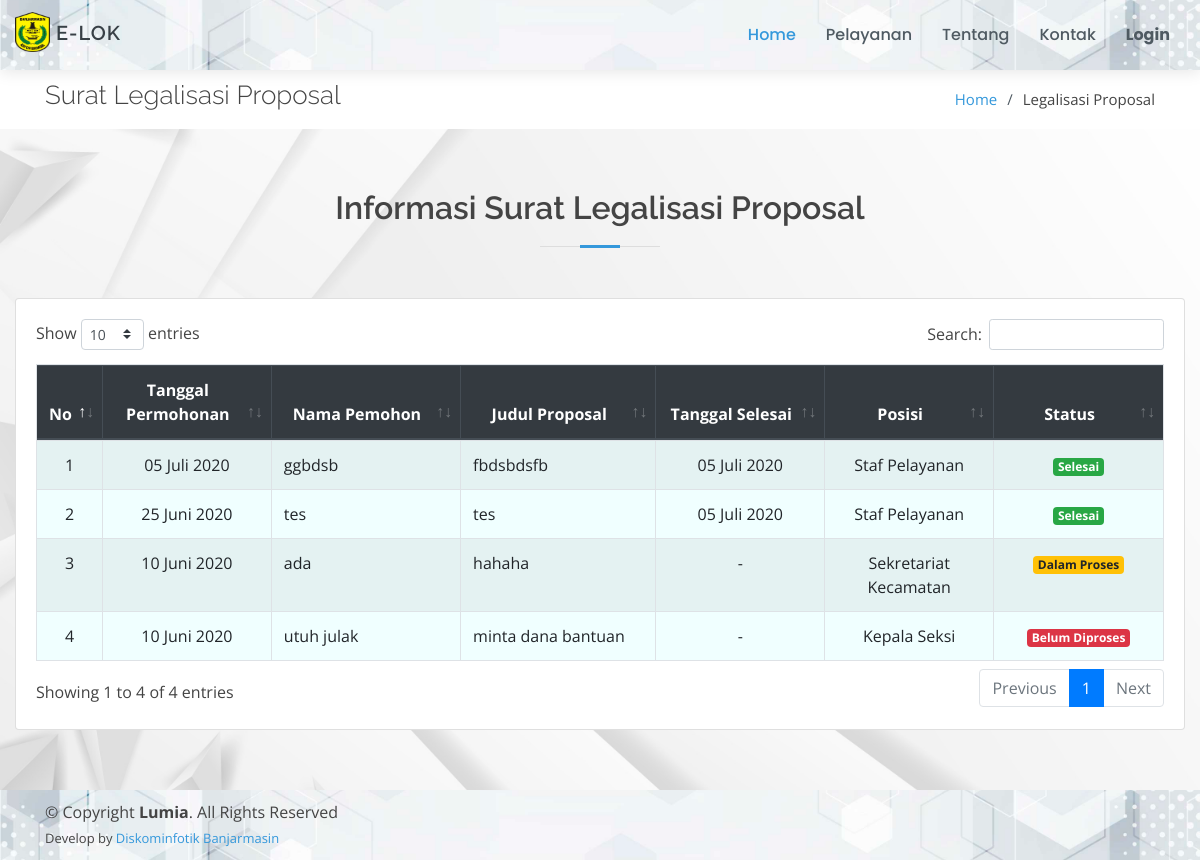
The app's page /page/legalisasi-proposal/index.php, older data.
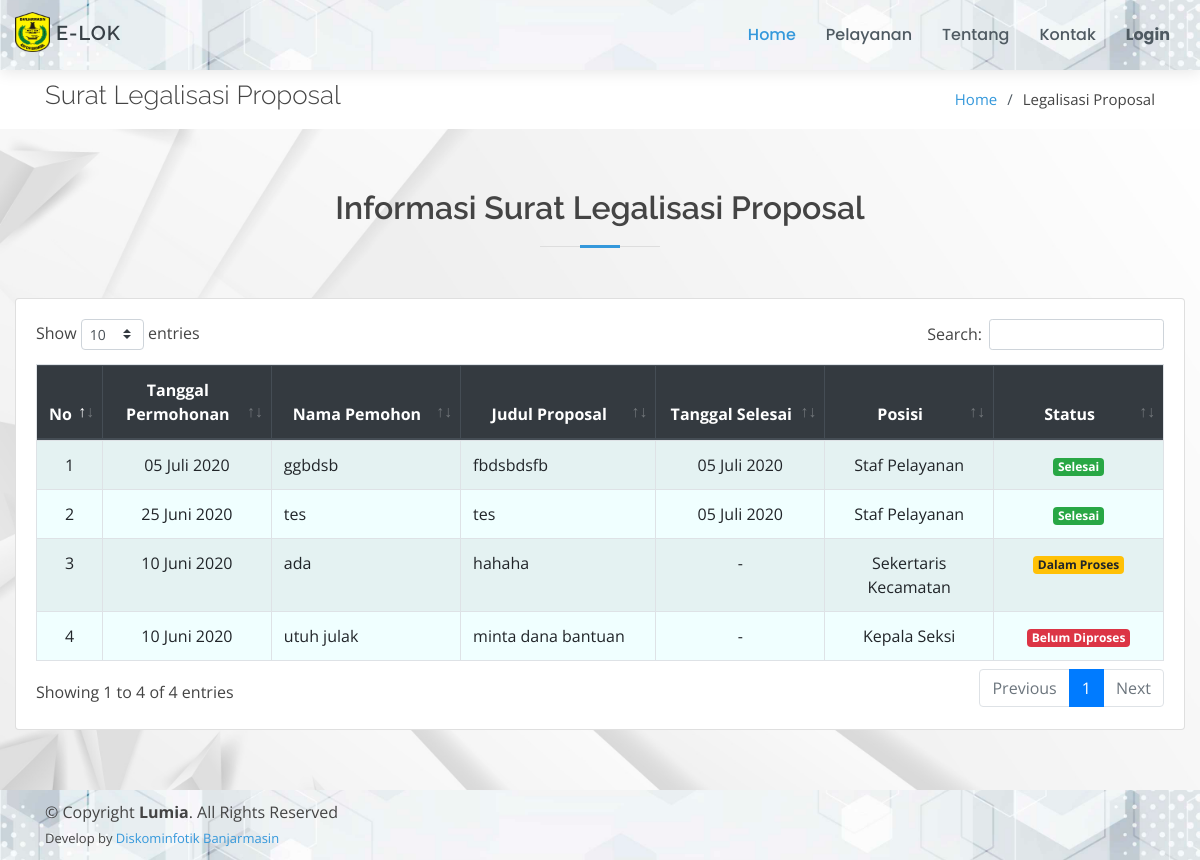
The same page, newer data.
### tables this page shows
CREATE TABLE `legalisasi_proposal` (
  `id_proposal` int(11) NOT NULL,
  `nama` varchar(50) NOT NULL,
  `judul_proposal` text NOT NULL,
  `tgl_permohonan` date NOT NULL,
  `tgl_selesai` date DEFAULT NULL,
  `id_posisi` int(11) NOT NULL,
  `status` varchar(30) NOT NULL
);

CREATE TABLE `posisi_berkas` (
  `id_posisi` int(11) NOT NULL,
  `posisi` text NOT NULL
);

### config/config.php (called while the page is built, shortened)
<?php
$no = 1;

### config/bulan.php (called while the page is built, shortened)
<?php
$bln = array(
    '01' => 'Januari',
    '02' => 'Februari',
    '03' => 'Maret',
    '04' => 'April',
    '05' => 'Mei',
    '06' => 'Juni',
    '07' => 'Juli',
    '08' => 'Agustus',
    '09' => 'September',
    '10' => 'Oktober',
    '11' => 'November',
    '12' => 'Desember'
);

### page/legalisasi-proposal/index.php (the view, shortened to what the changed rows need)
<!DOCTYPE html>
<html lang="en">
<?php
include_once "../../config/config.php";
include_once "../../config/bulan.php";
include_once "../../template/ui/head.php";
?>
<body>
    <?php include_once "../../template/ui/header.php"; ?>
    <main id="main">
        <section id="breadcrumbs" class="breadcrumbs">
            <div class="container">
                <div class="d-flex justify-content-between align-items-center">
                    <h2>Surat Legalisasi Proposal</h2>
                </div>
            </div>
        </section>
        <section id="services" class="services graform">
            <div class="container-fluid">
                <div class="section-title">
                    <h2>Informasi Surat Legalisasi Proposal</h2>
                </div>
                <div class="row">
                    <div class="col-md-12">
                        <div class="card">
                            <div class="card-body">
                                <div class="table-responsive">
                                    <table class="table table-bordered table-striped" id="example1">
                                        <thead class="thead-dark">
                                            <tr align="center">
                                                <th>No</th>
                                                <th>Tanggal Permohonan</th>
                                                <th>Nama Pemohon</th>
                                                <th>Judul Proposal</th>
                                                <th>Tanggal Selesai</th>
                                                <th>Posisi</th>
                                                <th>Status</th>
                                            </tr>
                                        </thead>
                                        <tbody style="background-color: azure">
                                            <?php
                                            $data = $koneksi->query("SELECT * FROM legalisasi_proposal ORDER BY id_proposal DESC");
                                            foreach ($data as $row) {
                                                $po = $koneksi->query("SELECT * FROM posisi_berkas WHERE id_posisi = '$row[id_posisi]'")->fetch_array();
                                            ?>
                                                <tr align="center">
                                                    <td width="5%"><?= $no++; ?></td>
                                                    <td width="15%">
                                                        <?=
                                                            date('d', strtotime($row['tgl_permohonan'])) . " " .
                                                                $bln[date('m', strtotime($row['tgl_permohonan']))] . " " .
                                                                date('Y', strtotime($row['tgl_permohonan']));
                                                        ?>
                                                    </td>
                                                    <td align="left"><?= $row['nama'] ?></td>
                                                    <td align="left"><?= $row['judul_proposal'] ?></td>
                                                    <td width="15%">
                                                        <?php
                                                        if ($row['tgl_selesai']) {
                                                            echo
                                                                date('d', strtotime($row['tgl_selesai'])) . " " .
                                                                    $bln[date('m', strtotime($row['tgl_selesai']))] . " " .
                                                                    date('Y', strtotime($row['tgl_selesai']));
                                                        } else {
                                                            echo "-";
                                                        }
                                                        ?>
                                                    </td>
                                                    <td width="15%"><?= $po['posisi'] ?></td>
                                                    <td width="15%">
                                                        <?php
                                                        if ($row['status'] == "Belum Diproses") {
                                                            echo "<span class='badge badge-danger'>" . $row['status'] . "</span>";
                                                        } elseif ($row['status'] == "Dalam Proses") {
                                                            echo "<span class='badge badge-warning'>" . $row['status'] . "</span>";
                                                        } else {
                                                            echo "<span class='badge badge-success'>" . $row['status'] . "</span>";
                                                        }
                                                        ?>
                                                    </td>
                                                </tr>
                                            <?php } ?>
                                        </tbody>
                                    </table>
                                </div>
                            </div>
                        </div>
                    </div>
                </div>
            </div>
        </section>
    </main>
</body>
</html>

Row changes from the older to the newer data that the page shows:
changed through a linked row, legalisasi_proposal "ada": id_posisi.posisi "Sekretariat Kecamatan" → "Sekertaris Kecamatan"
